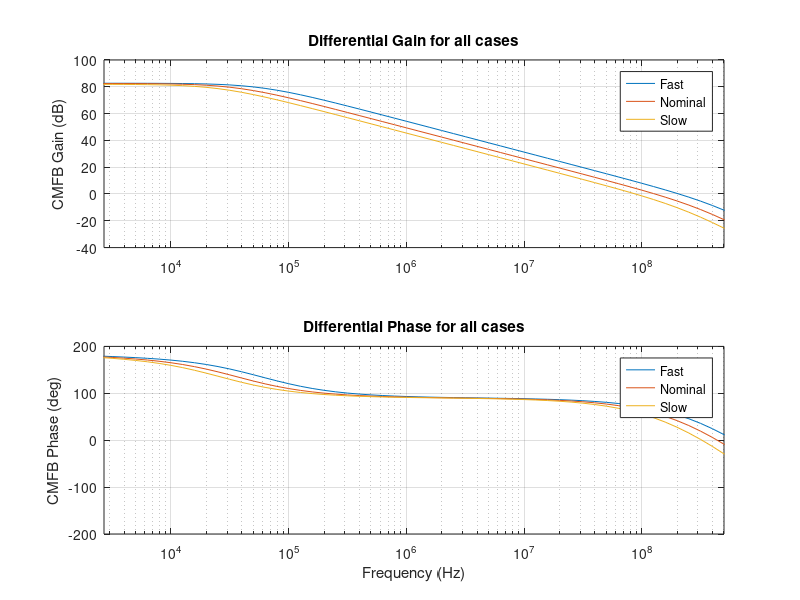

Source code (MATLAB):

close all
clc
clearvars

fp1=fopen('diff_gain_fast.txt','r');
fp2=fopen('diff_gain_nominal.txt','r');
fp3=fopen('diff_gain_slow.txt','r');
f1=fscanf(fp1,'%f\t%f+j%f',[3,61]);
f2=fscanf(fp2,'%f\t%f+j%f',[3,61]);
f3=fscanf(fp3,'%f\t%f+j%f',[3,61])


for i = 1:61
    y12(i) = angle(f1(2,i) + f1(3,i)*j) * 180 / pi;
    y10(i) = sqrt( (f1(2,i))^2 + (f1(3,i))^2 );
    x(i) = f1(1,i);
end
y11 = 10*log(y10)

for i = 1:61
    y22(i) = angle(f2(2,i) + f2(3,i)*j) * 180 / pi;
    y20(i) = sqrt( (f2(2,i))^2 + (f2(3,i))^2 );
    x(i) = f2(1,i);
end
y21 = 10*log(y20)

for i = 1:61
    y32(i) = angle(f3(2,i) + f3(3,i)*j) * 180 / pi;
    y30(i) = sqrt( (f3(2,i))^2 + (f3(3,i))^2 );
    x(i) = f3(1,i);
end
y31 = 10*log(y30)

figure('color', 'w');
subplot(2,1,1);
semilogx(x,y11);
hold on
semilogx(x,y21);
hold on
semilogx(x,y31);
hold off
xlim([2700 500000000])
title('Differential Gain for all cases');
%xlabel('Frequency (Hz)') % x-axis label
ylabel('CMFB Gain (dB)') % y-axis label
legend('Fast', 'Nominal', 'Slow');
grid on;


subplot(2,1,2);
semilogx(x,y12);
hold on;
semilogx(x,y22);
hold on;
semilogx(x,y32);
xlim([2700 500000000])
title('Differential Phase for all cases');
xlabel('Frequency (Hz)') % x-axis label
ylabel('CMFB Phase (deg)') % y-axis label
legend('Fast', 'Nominal', 'Slow');
grid on